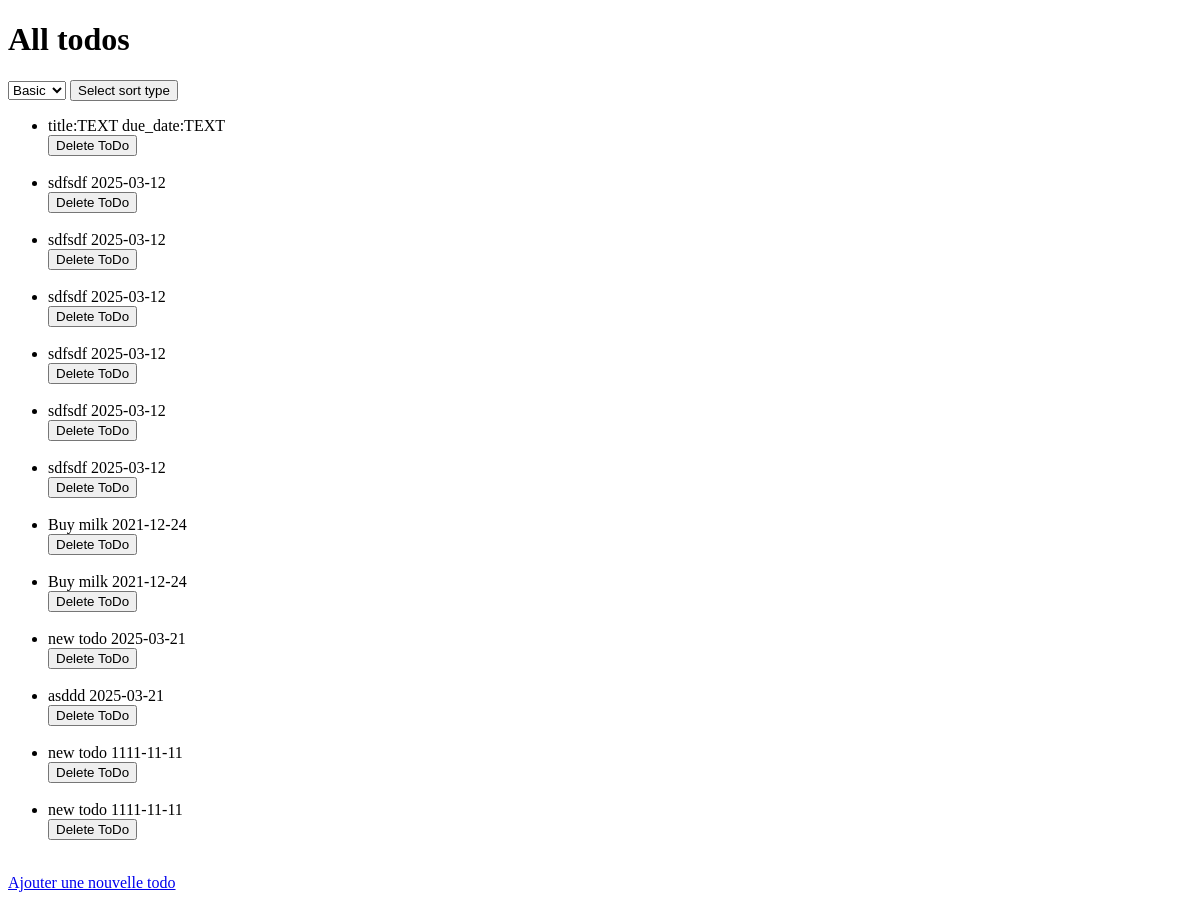
The app's page /displayAllTodosFromDatabase.php, older data.
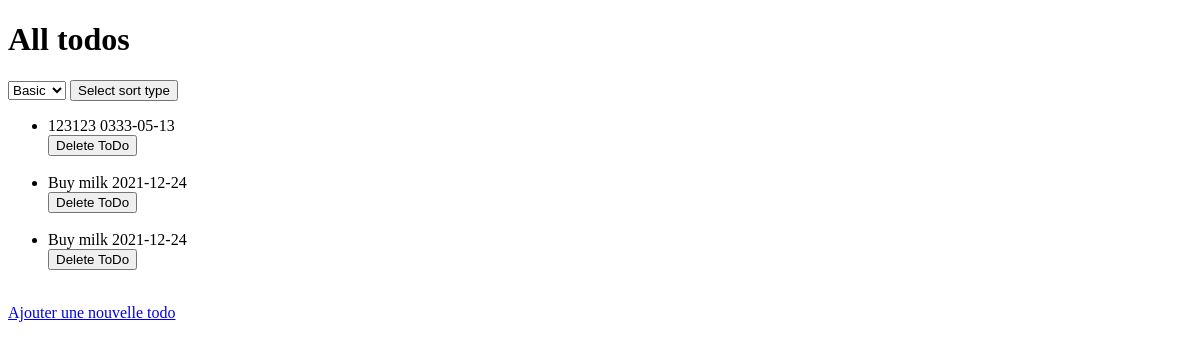
The same page, newer data.
### tables this page shows
CREATE TABLE todos (
    id INTEGER PRIMARY KEY AUTOINCREMENT,
    title TEXT NOT NULL,
    due_date TEXT
);

### public/displayAllTodosFromDatabase.php (the view, shortened to what this page needs)
<?php
$errors = [];
$sort = filter_input(INPUT_GET, "sort");
if ($_SERVER['REQUEST_METHOD'] == "GET") {
    if (count($errors) === 0) {
        $dns = "sqlite:../database.db";
        $user = "root";
        $pass = "";
        $options = [
            PDO::ATTR_ERRMODE            => PDO::ERRMODE_EXCEPTION,
            PDO::ATTR_DEFAULT_FETCH_MODE => PDO::FETCH_ASSOC,
            PDO::ATTR_EMULATE_PREPARES   => false,
        ];
        try {
            $pdo = new PDO($dns, $user, $pass, $options);
            $todosArray = [];
            if ($sort === "base" || $sort === NULL) {
                $stmt = $pdo->query("SELECT * FROM todos");
                $todosArray = $stmt->fetchAll();
            } elseif ($sort === "name") {
                $stmtSortByName = $pdo->query("SELECT * FROM todos ORDER BY title");
                $todosArray = $stmtSortByName->fetchAll();
            } elseif ($sort === "date") {
                $stmtSortByDate = $pdo->query("SELECT * FROM todos ORDER BY due_date");
                $todosArray = $stmtSortByDate->fetchAll();
            }
        } catch (Exception $e) {
            array_push($errors, "Cannot display todos");
        }
    }
}
?>
<!doctype html>
<html lang="en">
<head>
</head>
<body>
    <h1>
        All todos
    </h1>
    <form action="displayAllTodosFromDatabase.php" method="get">
        <select name="sort" id="">
            <option value="base" <?php if ($_GET['sort'] == "base") echo 'selected="selected" '; ?>>Basic</option>
        </select>
        <input value='Select sort type' type="submit">
    </form>
    <ul>
        <?php foreach ($todosArray as $todo): ?>
            <li>
                <?= $todo['title'] ?> <time><?= $todo['due_date'] ?></time>
                <form action='deleteTodoFromDatabase.php' method='post'>
                    <button type='submit'>Delete ToDo</button><br><br>
                </form>
            </li>
        <?php endforeach; ?>
    </ul>
    <a href="writeTodoToDatabase.php">Ajouter une nouvelle todo</a>
</body>
</html>

Row changes from the older to the newer data that the page shows:
removed todos: title "title:TEXT", due_date "due_date:TEXT"
removed todos: title "sdfsdf", due_date "2025-03-12"
removed todos: title "sdfsdf", due_date "2025-03-12"
removed todos: title "sdfsdf", due_date "2025-03-12"
removed todos: title "sdfsdf", due_date "2025-03-12"
removed todos: title "sdfsdf", due_date "2025-03-12"
removed todos: title "sdfsdf", due_date "2025-03-12"
removed todos: title "new todo", due_date "2025-03-21"
removed todos: title "asddd", due_date "2025-03-21"
removed todos: title "new todo", due_date "1111-11-11"
removed todos: title "new todo", due_date "1111-11-11"
added todos: title "123123", due_date "0333-05-13"
